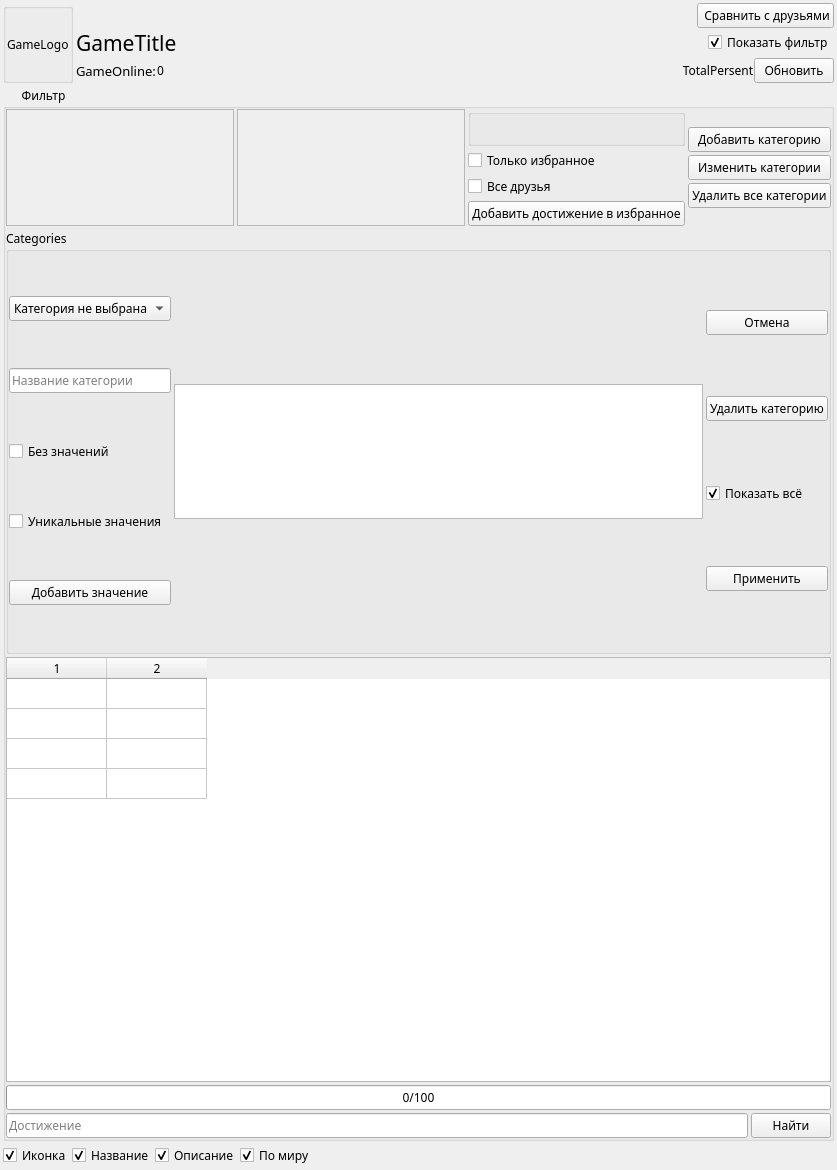
<?xml version="1.0" encoding="UTF-8"?>
<ui version="4.0">
 <class>FormAchievements</class>
 <widget class="QWidget" name="FormAchievements">
  <property name="geometry">
   <rect>
    <x>0</x>
    <y>0</y>
    <width>837</width>
    <height>1170</height>
   </rect>
  </property>
  <property name="font">
   <font>
    <family>Ebrima</family>
   </font>
  </property>
  <property name="windowTitle">
   <string>SteamAchievementsStatistic</string>
  </property>
  <layout class="QVBoxLayout" name="verticalLayout_8">
   <property name="spacing">
    <number>3</number>
   </property>
   <property name="leftMargin">
    <number>3</number>
   </property>
   <property name="topMargin">
    <number>3</number>
   </property>
   <property name="rightMargin">
    <number>3</number>
   </property>
   <property name="bottomMargin">
    <number>3</number>
   </property>
   <item>
    <layout class="QHBoxLayout" name="horizontalLayout_11">
     <item>
      <widget class="QGroupBox" name="groupBox">
       <property name="sizePolicy">
        <sizepolicy hsizetype="Minimum" vsizetype="Preferred">
         <horstretch>0</horstretch>
         <verstretch>0</verstretch>
        </sizepolicy>
       </property>
       <property name="title">
        <string/>
       </property>
       <layout class="QGridLayout" name="gridLayout_5">
        <property name="sizeConstraint">
         <enum>QLayout::SetMinimumSize</enum>
        </property>
        <property name="leftMargin">
         <number>1</number>
        </property>
        <property name="topMargin">
         <number>1</number>
        </property>
        <property name="rightMargin">
         <number>1</number>
        </property>
        <property name="bottomMargin">
         <number>1</number>
        </property>
        <property name="spacing">
         <number>1</number>
        </property>
        <item row="0" column="0">
         <widget class="QLabel" name="LabelGameLogo">
          <property name="sizePolicy">
           <sizepolicy hsizetype="Minimum" vsizetype="Preferred">
            <horstretch>0</horstretch>
            <verstretch>0</verstretch>
           </sizepolicy>
          </property>
          <property name="text">
           <string notr="true">GameLogo</string>
          </property>
         </widget>
        </item>
       </layout>
      </widget>
     </item>
     <item>
      <layout class="QVBoxLayout" name="verticalLayout_6">
       <property name="spacing">
        <number>0</number>
       </property>
       <item>
        <layout class="QHBoxLayout" name="horizontalLayout_6">
         <item>
          <spacer name="horizontalSpacer_3">
           <property name="orientation">
            <enum>Qt::Horizontal</enum>
           </property>
           <property name="sizeHint" stdset="0">
            <size>
             <width>40</width>
             <height>20</height>
            </size>
           </property>
          </spacer>
         </item>
         <item>
          <widget class="QPushButton" name="ButtonCompare">
           <property name="text">
            <string> Сравнить с друзьями</string>
           </property>
          </widget>
         </item>
        </layout>
       </item>
       <item>
        <layout class="QHBoxLayout" name="horizontalLayout_7">
         <item>
          <widget class="QLabel" name="LabelGameTitle">
           <property name="sizePolicy">
            <sizepolicy hsizetype="Expanding" vsizetype="Preferred">
             <horstretch>0</horstretch>
             <verstretch>0</verstretch>
            </sizepolicy>
           </property>
           <property name="font">
            <font>
             <family>Lucida Bright</family>
             <pointsize>16</pointsize>
             <weight>50</weight>
             <bold>false</bold>
            </font>
           </property>
           <property name="text">
            <string notr="true">GameTitle</string>
           </property>
          </widget>
         </item>
         <item>
          <spacer name="horizontalSpacer">
           <property name="orientation">
            <enum>Qt::Horizontal</enum>
           </property>
           <property name="sizeHint" stdset="0">
            <size>
             <width>40</width>
             <height>20</height>
            </size>
           </property>
          </spacer>
         </item>
         <item>
          <widget class="QCheckBox" name="CheckBoxShowFilter">
           <property name="text">
            <string>Показать фильтр</string>
           </property>
           <property name="checked">
            <bool>true</bool>
           </property>
          </widget>
         </item>
        </layout>
       </item>
       <item>
        <layout class="QHBoxLayout" name="horizontalLayout_4">
         <item>
          <layout class="QHBoxLayout" name="horizontalLayout_2">
           <property name="spacing">
            <number>1</number>
           </property>
           <item>
            <widget class="QLabel" name="LabelGameOnline">
             <property name="sizePolicy">
              <sizepolicy hsizetype="Minimum" vsizetype="Preferred">
               <horstretch>0</horstretch>
               <verstretch>0</verstretch>
              </sizepolicy>
             </property>
             <property name="font">
              <font>
               <family>Ebrima</family>
               <pointsize>10</pointsize>
              </font>
             </property>
             <property name="text">
              <string>GameOnline:</string>
             </property>
            </widget>
           </item>
           <item>
            <widget class="QLabel" name="LabelGameOnlineValue">
             <property name="text">
              <string notr="true">0</string>
             </property>
            </widget>
           </item>
          </layout>
         </item>
         <item>
          <spacer name="horizontalSpacer_2">
           <property name="orientation">
            <enum>Qt::Horizontal</enum>
           </property>
           <property name="sizeHint" stdset="0">
            <size>
             <width>40</width>
             <height>20</height>
            </size>
           </property>
          </spacer>
         </item>
         <item>
          <widget class="QLabel" name="LabelTotalPersent">
           <property name="text">
            <string notr="true">TotalPersent</string>
           </property>
           <property name="alignment">
            <set>Qt::AlignCenter</set>
           </property>
          </widget>
         </item>
         <item>
          <widget class="QPushButton" name="ButtonUpdate">
           <property name="text">
            <string>Обновить</string>
           </property>
          </widget>
         </item>
        </layout>
       </item>
      </layout>
     </item>
    </layout>
   </item>
   <item>
    <widget class="QGroupBox" name="GroupBoxFilter">
     <property name="sizePolicy">
      <sizepolicy hsizetype="Preferred" vsizetype="Minimum">
       <horstretch>0</horstretch>
       <verstretch>0</verstretch>
      </sizepolicy>
     </property>
     <property name="accessibleName">
      <string>Filter</string>
     </property>
     <property name="title">
      <string>      Фильтр</string>
     </property>
     <layout class="QVBoxLayout" name="verticalLayout_2">
      <property name="spacing">
       <number>3</number>
      </property>
      <property name="leftMargin">
       <number>0</number>
      </property>
      <property name="topMargin">
       <number>0</number>
      </property>
      <property name="rightMargin">
       <number>0</number>
      </property>
      <property name="bottomMargin">
       <number>0</number>
      </property>
      <item>
       <layout class="QHBoxLayout" name="horizontalLayout">
        <item>
         <widget class="QScrollArea" name="ScrollAreaCategories">
          <property name="sizePolicy">
           <sizepolicy hsizetype="Expanding" vsizetype="Minimum">
            <horstretch>0</horstretch>
            <verstretch>0</verstretch>
           </sizepolicy>
          </property>
          <property name="sizeAdjustPolicy">
           <enum>QAbstractScrollArea::AdjustToContents</enum>
          </property>
          <property name="widgetResizable">
           <bool>true</bool>
          </property>
          <widget class="QWidget" name="widget">
           <property name="geometry">
            <rect>
             <x>0</x>
             <y>0</y>
             <width>239</width>
             <height>109</height>
            </rect>
           </property>
           <layout class="QFormLayout" name="layoutComboBoxCategories"/>
          </widget>
         </widget>
        </item>
        <item>
         <widget class="QScrollArea" name="ScrollAreaCheckCategories">
          <property name="sizePolicy">
           <sizepolicy hsizetype="Expanding" vsizetype="Minimum">
            <horstretch>0</horstretch>
            <verstretch>0</verstretch>
           </sizepolicy>
          </property>
          <property name="sizeAdjustPolicy">
           <enum>QAbstractScrollArea::AdjustToContents</enum>
          </property>
          <property name="widgetResizable">
           <bool>true</bool>
          </property>
          <widget class="QWidget" name="widget_2">
           <property name="geometry">
            <rect>
             <x>0</x>
             <y>0</y>
             <width>238</width>
             <height>109</height>
            </rect>
           </property>
           <layout class="QFormLayout" name="layoutCheckBoxCategories"/>
          </widget>
         </widget>
        </item>
        <item>
         <layout class="QVBoxLayout" name="verticalLayout_4">
          <item>
           <widget class="QGroupBox" name="GroupBoxReachedFilter">
            <property name="title">
             <string/>
            </property>
           </widget>
          </item>
          <item>
           <layout class="QVBoxLayout" name="verticalLayout_3">
            <item>
             <widget class="QCheckBox" name="CheckBoxFavorites">
              <property name="text">
               <string>Только избранное</string>
              </property>
             </widget>
            </item>
            <item>
             <widget class="QCheckBox" name="CheckBoxCompareAllFriends">
              <property name="text">
               <string>Все друзья</string>
              </property>
             </widget>
            </item>
            <item>
             <widget class="QPushButton" name="ButtonFavorite">
              <property name="text">
               <string>Добавить достижение в избранное</string>
              </property>
             </widget>
            </item>
           </layout>
          </item>
         </layout>
        </item>
        <item>
         <layout class="QVBoxLayout" name="verticalLayout">
          <item>
           <layout class="QVBoxLayout" name="verticalLayout_5">
            <property name="spacing">
             <number>3</number>
            </property>
            <item>
             <widget class="QPushButton" name="ButtonAddCategory">
              <property name="text">
               <string>Добавить категорию</string>
              </property>
             </widget>
            </item>
            <item>
             <widget class="QPushButton" name="ButtonChangeCategory">
              <property name="text">
               <string>Изменить категории</string>
              </property>
             </widget>
            </item>
            <item>
             <widget class="QPushButton" name="ButtonDeleteAllCategories">
              <property name="text">
               <string>Удалить все категории</string>
              </property>
             </widget>
            </item>
           </layout>
          </item>
         </layout>
        </item>
       </layout>
      </item>
      <item>
       <widget class="QGroupBox" name="GroupBoxCategories">
        <property name="sizePolicy">
         <sizepolicy hsizetype="Preferred" vsizetype="Minimum">
          <horstretch>0</horstretch>
          <verstretch>0</verstretch>
         </sizepolicy>
        </property>
        <property name="title">
         <string>Categories</string>
        </property>
        <layout class="QHBoxLayout" name="horizontalLayout_9">
         <property name="spacing">
          <number>3</number>
         </property>
         <property name="leftMargin">
          <number>0</number>
         </property>
         <property name="topMargin">
          <number>0</number>
         </property>
         <property name="rightMargin">
          <number>0</number>
         </property>
         <property name="bottomMargin">
          <number>0</number>
         </property>
         <item>
          <layout class="QVBoxLayout" name="verticalLayout_11">
           <item>
            <widget class="QComboBox" name="ComboBoxCategoriesCategory">
             <property name="sizePolicy">
              <sizepolicy hsizetype="Minimum" vsizetype="Fixed">
               <horstretch>0</horstretch>
               <verstretch>0</verstretch>
              </sizepolicy>
             </property>
             <property name="styleSheet">
              <string notr="true"/>
             </property>
             <item>
              <property name="text">
               <string>Категория не выбрана</string>
              </property>
             </item>
            </widget>
           </item>
           <item>
            <widget class="QLineEdit" name="LineEditTitleCategory">
             <property name="sizePolicy">
              <sizepolicy hsizetype="Minimum" vsizetype="Fixed">
               <horstretch>0</horstretch>
               <verstretch>0</verstretch>
              </sizepolicy>
             </property>
             <property name="placeholderText">
              <string>Название категории</string>
             </property>
            </widget>
           </item>
           <item>
            <widget class="QCheckBox" name="CheckBoxCategoryOneValue">
             <property name="sizePolicy">
              <sizepolicy hsizetype="Minimum" vsizetype="Fixed">
               <horstretch>0</horstretch>
               <verstretch>0</verstretch>
              </sizepolicy>
             </property>
             <property name="text">
              <string>Без значений</string>
             </property>
            </widget>
           </item>
           <item>
            <widget class="QCheckBox" name="CheckBoxCategoryUniqueValue">
             <property name="text">
              <string>Уникальные значения</string>
             </property>
            </widget>
           </item>
           <item>
            <widget class="QPushButton" name="ButtonAddValueCategory">
             <property name="text">
              <string>Добавить значение</string>
             </property>
            </widget>
           </item>
          </layout>
         </item>
         <item>
          <widget class="QListWidget" name="ListWidgetValuesCategory">
           <property name="sizePolicy">
            <sizepolicy hsizetype="Expanding" vsizetype="Minimum">
             <horstretch>0</horstretch>
             <verstretch>0</verstretch>
            </sizepolicy>
           </property>
           <property name="maximumSize">
            <size>
             <width>16777215</width>
             <height>135</height>
            </size>
           </property>
           <property name="dragEnabled">
            <bool>true</bool>
           </property>
           <property name="dragDropMode">
            <enum>QAbstractItemView::InternalMove</enum>
           </property>
           <property name="defaultDropAction">
            <enum>Qt::MoveAction</enum>
           </property>
          </widget>
         </item>
         <item>
          <layout class="QVBoxLayout" name="verticalLayout_10">
           <item>
            <widget class="QPushButton" name="ButtonCancelCategory">
             <property name="text">
              <string>Отмена</string>
             </property>
            </widget>
           </item>
           <item>
            <widget class="QPushButton" name="ButtonDeleteCategory">
             <property name="text">
              <string>Удалить категорию</string>
             </property>
            </widget>
           </item>
           <item>
            <widget class="QCheckBox" name="CheckBoxCategoryVisibleAll">
             <property name="text">
              <string>Показать всё</string>
             </property>
             <property name="checked">
              <bool>true</bool>
             </property>
            </widget>
           </item>
           <item>
            <widget class="QPushButton" name="ButtonAcceptCategory">
             <property name="text">
              <string>Применить</string>
             </property>
            </widget>
           </item>
          </layout>
         </item>
        </layout>
       </widget>
      </item>
      <item>
       <widget class="QTableWidget" name="TableWidgetFriends">
        <property name="sizePolicy">
         <sizepolicy hsizetype="Minimum" vsizetype="Minimum">
          <horstretch>0</horstretch>
          <verstretch>0</verstretch>
         </sizepolicy>
        </property>
        <property name="selectionBehavior">
         <enum>QAbstractItemView::SelectColumns</enum>
        </property>
        <property name="rowCount">
         <number>4</number>
        </property>
        <property name="columnCount">
         <number>2</number>
        </property>
        <attribute name="verticalHeaderVisible">
         <bool>false</bool>
        </attribute>
        <row/>
        <row/>
        <row/>
        <row/>
        <column/>
        <column/>
        <item row="0" column="1">
         <property name="text">
          <string/>
         </property>
        </item>
        <item row="1" column="1">
         <property name="text">
          <string/>
         </property>
         <property name="foreground">
          <brush brushstyle="CrossPattern">
           <color alpha="255">
            <red>0</red>
            <green>0</green>
            <blue>0</blue>
           </color>
          </brush>
         </property>
        </item>
       </widget>
      </item>
      <item>
       <widget class="QProgressBar" name="ProgressBarFriendsLoad">
        <property name="value">
         <number>0</number>
        </property>
        <property name="format">
         <string>%v/%m</string>
        </property>
       </widget>
      </item>
      <item>
       <layout class="QHBoxLayout" name="horizontalLayout_3">
        <item>
         <widget class="QLineEdit" name="LineEditNameAchievements">
          <property name="placeholderText">
           <string>Достижение</string>
          </property>
         </widget>
        </item>
        <item>
         <widget class="QPushButton" name="ButtonFindAchievement">
          <property name="enabled">
           <bool>true</bool>
          </property>
          <property name="text">
           <string>Найти</string>
          </property>
         </widget>
        </item>
       </layout>
      </item>
     </layout>
    </widget>
   </item>
   <item>
    <layout class="QHBoxLayout" name="horizontalLayout_10">
     <property name="spacing">
      <number>0</number>
     </property>
     <item>
      <layout class="QVBoxLayout" name="LayoutTables">
       <property name="spacing">
        <number>0</number>
       </property>
       <item>
        <layout class="QHBoxLayout" name="horizontalLayout_8">
         <item>
          <widget class="QCheckBox" name="CheckBoxCompareIcon">
           <property name="text">
            <string>Иконка</string>
           </property>
           <property name="checked">
            <bool>true</bool>
           </property>
          </widget>
         </item>
         <item>
          <widget class="QCheckBox" name="CheckBoxCompareTitle">
           <property name="text">
            <string>Название</string>
           </property>
           <property name="checked">
            <bool>true</bool>
           </property>
          </widget>
         </item>
         <item>
          <widget class="QCheckBox" name="CheckBoxCompareDescription">
           <property name="text">
            <string>Описание</string>
           </property>
           <property name="checked">
            <bool>true</bool>
           </property>
          </widget>
         </item>
         <item>
          <widget class="QCheckBox" name="CheckBoxCompareTotalPercent">
           <property name="text">
            <string>По миру</string>
           </property>
           <property name="checked">
            <bool>true</bool>
           </property>
          </widget>
         </item>
         <item>
          <spacer name="horizontalSpacer_4">
           <property name="orientation">
            <enum>Qt::Horizontal</enum>
           </property>
           <property name="sizeHint" stdset="0">
            <size>
             <width>40</width>
             <height>20</height>
            </size>
           </property>
          </spacer>
         </item>
        </layout>
       </item>
      </layout>
     </item>
    </layout>
   </item>
  </layout>
 </widget>
 <resources/>
 <connections/>
</ui>
